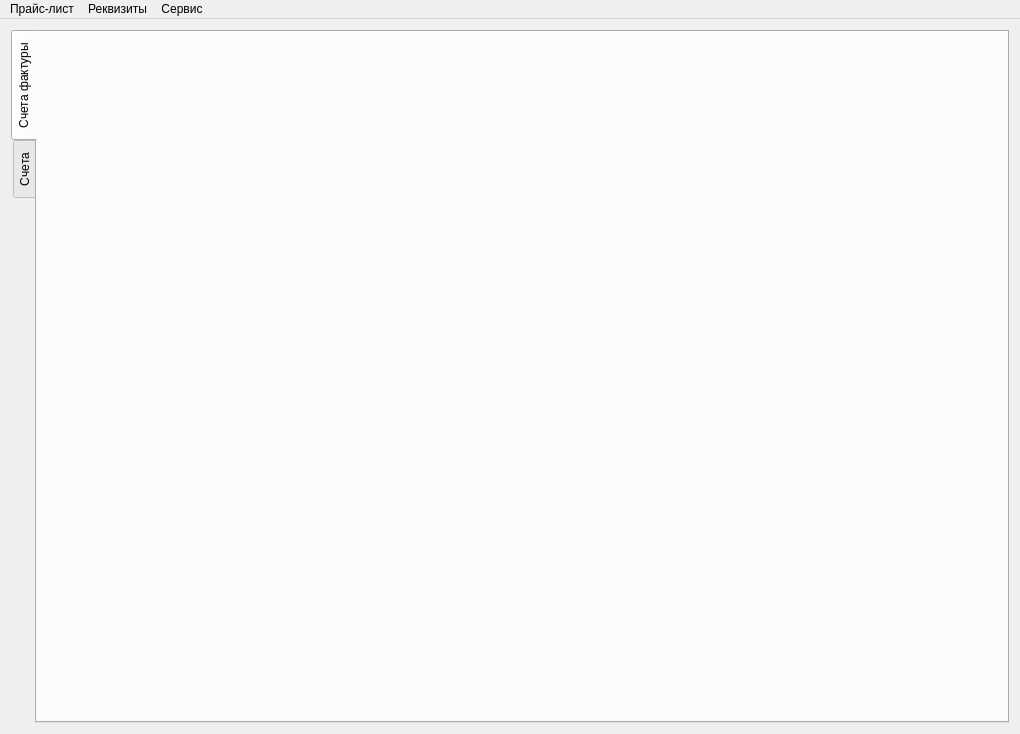
<?xml version="1.0" encoding="UTF-8"?>
<ui version="4.0">
 <class>MainWindow</class>
 <widget class="QMainWindow" name="MainWindow">
  <property name="geometry">
   <rect>
    <x>0</x>
    <y>0</y>
    <width>1020</width>
    <height>734</height>
   </rect>
  </property>
  <property name="windowTitle">
   <string>Печать счетов и счетов-фактур</string>
  </property>
  <widget class="QWidget" name="centralWidget">
   <layout class="QVBoxLayout" name="verticalLayout">
    <item>
     <widget class="QTabWidget" name="tabWidget">
      <property name="tabPosition">
       <enum>QTabWidget::West</enum>
      </property>
      <property name="currentIndex">
       <number>0</number>
      </property>
      <widget class="QWidget" name="tab_1">
       <attribute name="title">
        <string>Счета фактуры</string>
       </attribute>
      </widget>
      <widget class="QWidget" name="tab_2">
       <attribute name="title">
        <string>Счета</string>
       </attribute>
      </widget>
     </widget>
    </item>
   </layout>
  </widget>
  <widget class="QMenuBar" name="menuBar">
   <property name="geometry">
    <rect>
     <x>0</x>
     <y>0</y>
     <width>1020</width>
     <height>22</height>
    </rect>
   </property>
   <widget class="QMenu" name="menu">
    <property name="title">
     <string>Прайс-лист</string>
    </property>
    <addaction name="actionPEl"/>
    <addaction name="actionPWire"/>
   </widget>
   <widget class="QMenu" name="menu_2">
    <property name="title">
     <string>Реквизиты</string>
    </property>
    <addaction name="actionOtpr"/>
    <addaction name="actionPoluch"/>
    <addaction name="actionCarrier"/>
   </widget>
   <widget class="QMenu" name="menu_3">
    <property name="title">
     <string>Сервис</string>
    </property>
    <addaction name="actionRefresh"/>
    <addaction name="actionSurEl"/>
    <addaction name="actionSurW"/>
   </widget>
   <addaction name="menu"/>
   <addaction name="menu_2"/>
   <addaction name="menu_3"/>
  </widget>
  <action name="actionPEl">
   <property name="text">
    <string>Электроды</string>
   </property>
  </action>
  <action name="actionPWire">
   <property name="text">
    <string>Проволока</string>
   </property>
  </action>
  <action name="actionOtpr">
   <property name="text">
    <string>Отправители</string>
   </property>
  </action>
  <action name="actionPoluch">
   <property name="text">
    <string>Получатели</string>
   </property>
  </action>
  <action name="actionCarrier">
   <property name="text">
    <string>Перевозчики</string>
   </property>
  </action>
  <action name="actionRefresh">
   <property name="text">
    <string>Обновить все данные</string>
   </property>
  </action>
  <action name="actionSurEl">
   <property name="text">
    <string>Марки электродов для Сургутнефтегаз</string>
   </property>
  </action>
  <action name="actionSurW">
   <property name="text">
    <string>Марки проволоки для Сургутнефтегаз</string>
   </property>
  </action>
 </widget>
 <layoutdefault spacing="6" margin="11"/>
 <resources/>
 <connections/>
</ui>
